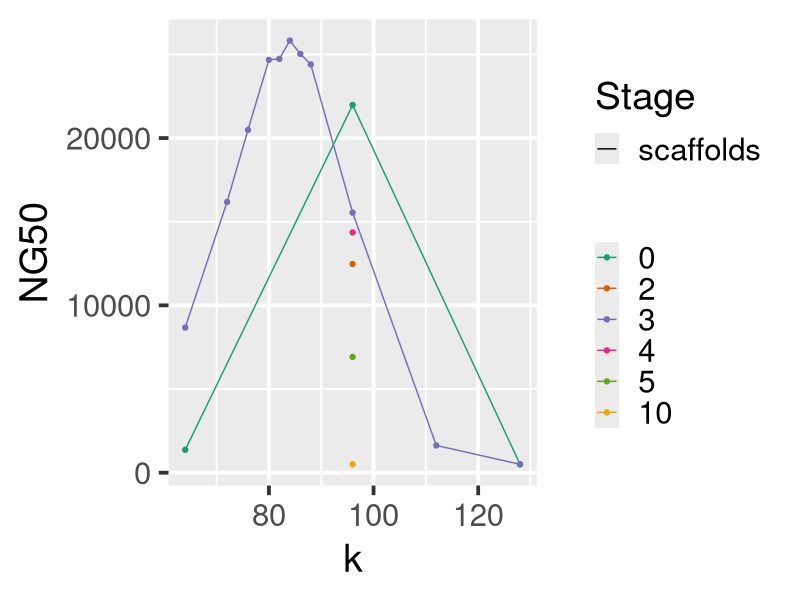
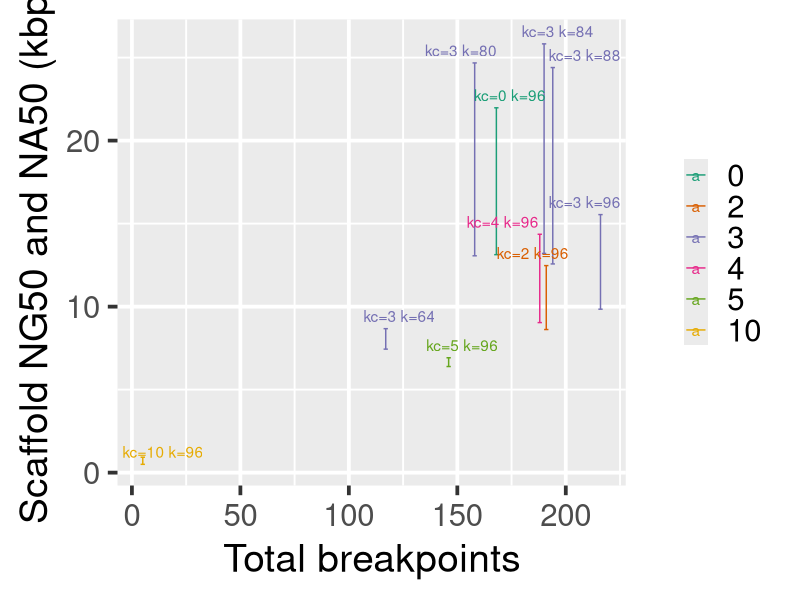
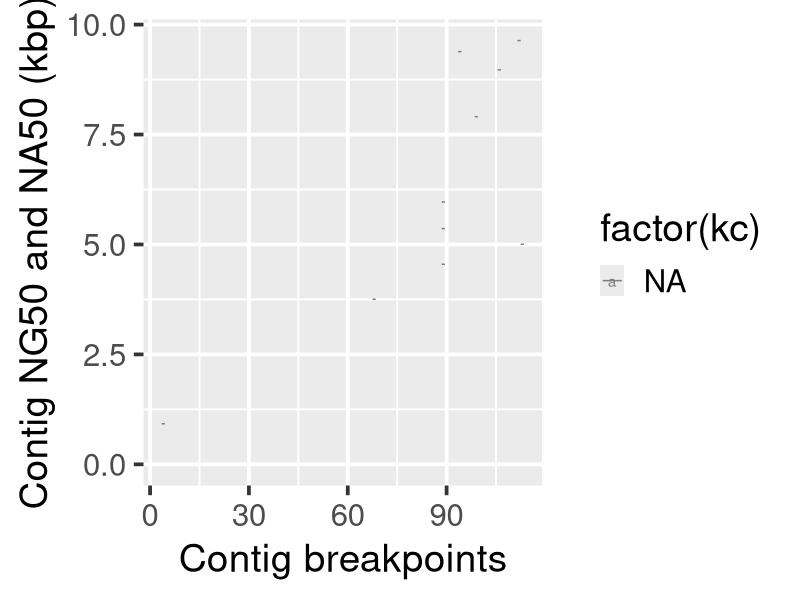

Reproduce these figures in R, in order.
## ---- chunk 1
library(dplyr)
library(ggplot2)
library(ggrepel)
library(knitr)
library(magrittr)
library(readr)
library(tidyr)
## ---- chunk 2
assembly_data_orig <- read_tsv("abyss-fac.tsv")
aligned_data_orig <- read_tsv("samtobreak.tsv")
## ---- chunk 3
assembly_data <- assembly_data_orig %>%
	mutate(Directory = dirname(name), File = basename(name)) %>%
  separate(Directory, c("Assembler", "Version", "k", "kc"), sep = "/", remove = FALSE) %>%
  mutate(
    kc = as.integer(sub("kc", "", kc)),
    k = as.integer(sub("k", "", k))) %>%
  replace_na(list(kc = 0)) %>%
	separate(File, c("Species", "Stage", "Ext")) %>%
	select(-Ext) %>%
  filter(Assembler != ".")

aligned_data <- aligned_data_orig %>%
	mutate(Directory = dirname(File), File = basename(File)) %>%
		separate(File, c("Reference", "Species", "Stage", "Ext")) %>%
		select(-Reference, -Ext)

scaffold_data <- left_join(aligned_data %>% mutate(Stage = "scaffolds"), assembly_data,
		by = c("Directory", "Species", "Stage")) %>%
		mutate(Directory = factor(Directory, unique(Directory)),
			Stage = factor(Stage, unique(Stage)))

contig_data <- left_join(aligned_data, assembly_data,
		by = c("Directory", "Species", "Stage")) %>%
		mutate(Directory = factor(Directory, unique(Directory)),
			Stage = factor(Stage, unique(Stage)))
## ---- chunk 4
ggplot(assembly_data) +
	aes(x = k, y = NG50, colour = factor(kc), linetype = Stage, group = paste(kc, Stage)) +
  geom_line() +
  geom_point() +
	scale_colour_brewer(name = NULL, palette = "Dark2") +
	theme_grey(28)
## ---- chunk 5
ggplot(scaffold_data) +
	aes(x = Total_breakpoints, label = paste0("kc=", kc, " k=", k), colour = factor(kc), group = factor(kc)) +
	xlab("Total breakpoints") + ylab("Scaffold NG50 and NA50 (kbp)") +
	geom_errorbar(aes(ymin = Scaffold_NA50 / 1e3, ymax = NG50 / 1e3), width = 2) +
	geom_text_repel(aes(y = NG50 / 1e3),
		nudge_y = 0.2, segment.color = "#cccccc") +
	scale_colour_brewer(name = NULL, palette = "Dark2") +
	theme_grey(28)
## ---- chunk 6
ggplot(contig_data) +
	aes(x = Contig_breakpoints, label = paste0("kc=", kc, " k=", k), colour = factor(kc), group = factor(kc)) +
	xlab("Contig breakpoints") + ylab("Contig NG50 and NA50 (kbp)") +
	geom_errorbar(aes(ymin = Contig_NA50 / 1e3, ymax = NG50 / 1e3), width = 1) +
	geom_text_repel(aes(y = NG50 / 1e3),
		nudge_y = 0.2, segment.color = "#cccccc") +
	theme_grey(28) +
  ylim(0, NA)
## ---- chunk 7
kable(scaffold_data)
## ---- chunk 8
kable(assembly_data)
## ---- chunk 9
kable(aligned_data)
